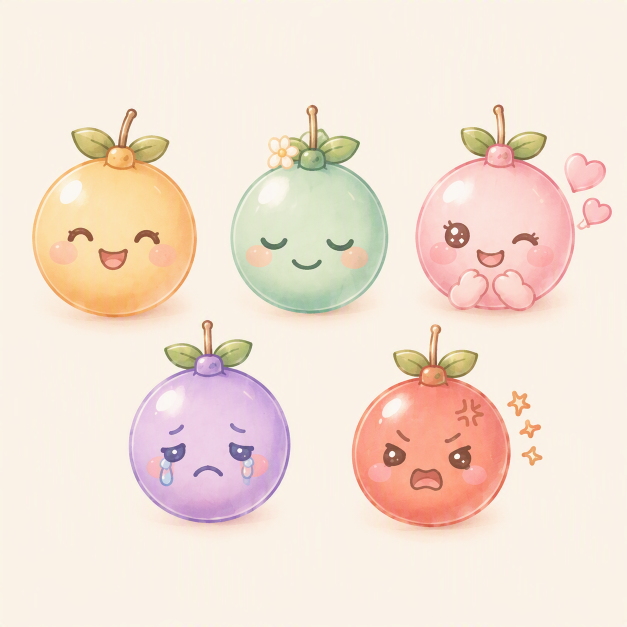
#> input picture src/assets/Designer (50).png, 1254 x 1254 px (shown at 1/2 size)
$ python fix_sizes.py
#> lines starting #> are read from the running program, lines starting #| are printed output that depends on the picture
import sys
import os
import math
from PIL import Image, ImageDraw

def create_perfect_crop(img, center, crop_size, name):
    cx, cy = center
    half = crop_size / 2.0

    # We use fractional coordinates for smooth resizing if needed, but int for crop
    box = (int(cx - half), int(cy - half), int(cx + half), int(cy + half))
    crop = img.crop(box)

    # Resize to exactly 420x420 so they all have the same output size
    TARGET_SIZE = 420
    crop = crop.resize((TARGET_SIZE, TARGET_SIZE), Image.Resampling.LANCZOS)

    # Create radial alpha mask based on target size
    mask = Image.new('L', (TARGET_SIZE, TARGET_SIZE), 0)

    # 38% radius = 160px, 49% radius = 205px
    R1 = int(TARGET_SIZE * 0.38)
    R2 = int(TARGET_SIZE * 0.49)

    pixels = mask.load()
    center_x, center_y = TARGET_SIZE/2, TARGET_SIZE/2
    for y in range(TARGET_SIZE):
        for x in range(TARGET_SIZE):
            dist = math.sqrt((x - center_x)**2 + (y - center_y)**2)
            if dist <= R1:
                pixels[x,y] = 255
            elif dist >= R2:
                pixels[x,y] = 0
            else:
                pixels[x,y] = int(255 * (1 - (dist - R1) / (R2 - R1)))

    # Apply mask
    crop.putalpha(mask)

    out_path = os.path.join("src/assets", name)
    crop.save(out_path, "PNG")
    print(f"Created {out_path} (Crop Size: {crop_size})")

img = Image.open("src/assets/Designer (50).png").convert("RGBA")

fruits = [
    ("Happy.png", (240, 440), 460),
    ("calm.png", (627, 418), 420),
    ("lovely.png", (1019, 395), 390),
    ("sad.png", (385, 855), 440),
    ("stress.png", (894, 850), 400)
]

for name, center, crop_size in fruits:
    create_perfect_crop(img, center, crop_size, name)
#> this loop made 5 passes
#> pass 1, in create_perfect_crop, `crop = img.crop(box)`:
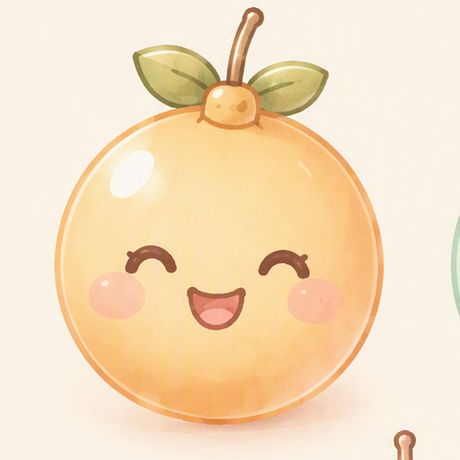
#> crop: PIL image 460x460 RGBA; mean R, G, B, A 246, 222.5, 191, 255
#> pass 1, in create_perfect_crop, `crop.save(out_path, "PNG")`:
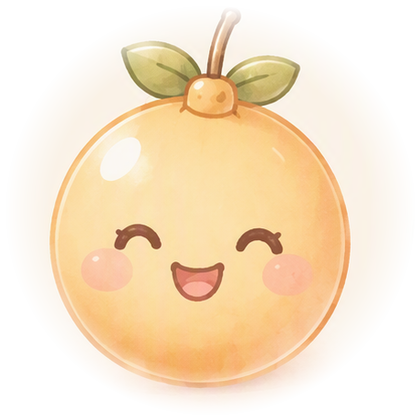
#> saved as Happy.png: PIL image 420x420 RGBA; mean R, G, B, A 246, 222.5, 191, 151.1; transparent parts drawn white

print("Done adjusting sizes and alignments!")

$ run again, with src/assets/Designer (51).png copied over src/assets/Designer (50).png
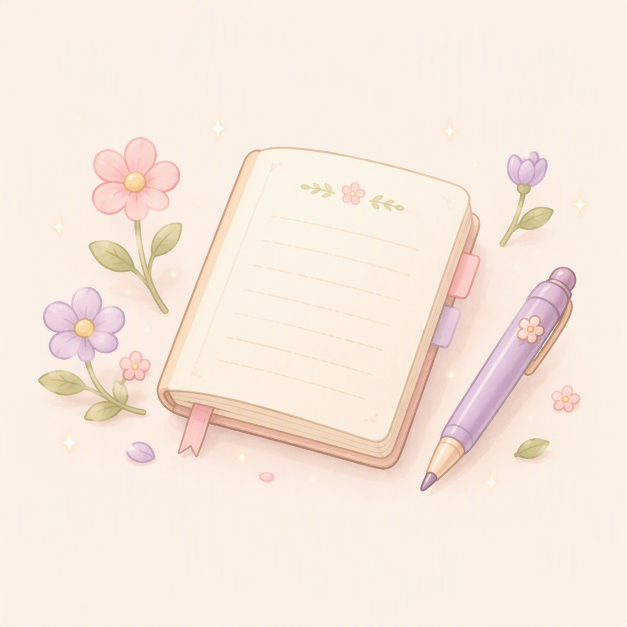
#> input picture src/assets/Designer (51).png, 1254 x 1254 px (shown at 1/2 size)
#> the loop `for name, center, crop_size in fruits:` made 5 passes
#> pass 1, in create_perfect_crop, `crop = img.crop(box)`:
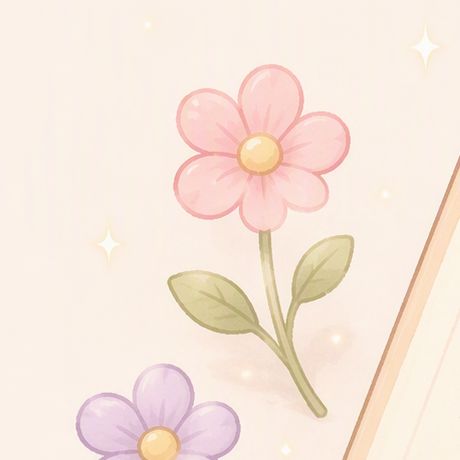
#> crop: PIL image 460x460 RGBA; mean R, G, B, A 247.6, 231.3, 220, 255
#> pass 1, in create_perfect_crop, `crop.save(out_path, "PNG")`:
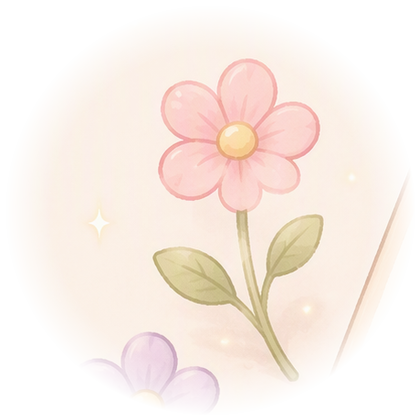
#> saved as Happy.png: PIL image 420x420 RGBA; mean R, G, B, A 247.6, 231.3, 220, 151.1; transparent parts drawn white

$ run again, with src/assets/Designer (67).png copied over src/assets/Designer (50).png
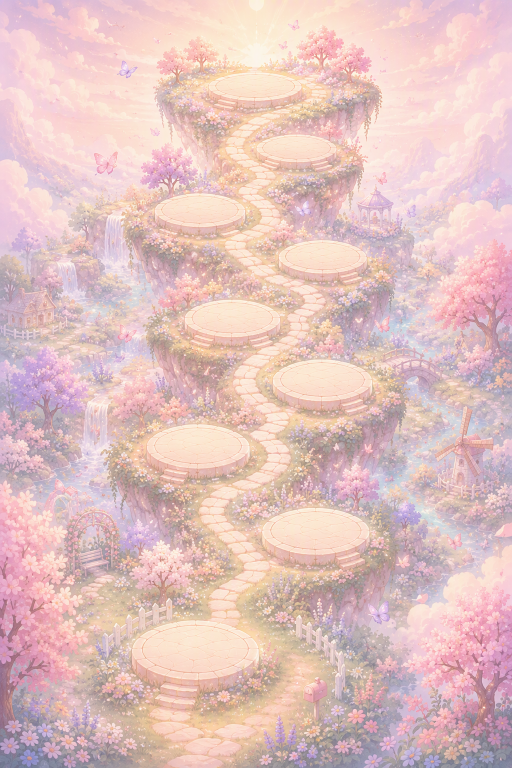
#> input picture src/assets/Designer (67).png, 1024 x 1536 px (shown at 1/2 size)
#> the loop `for name, center, crop_size in fruits:` made 5 passes
#> pass 1, in create_perfect_crop, `crop = img.crop(box)`:
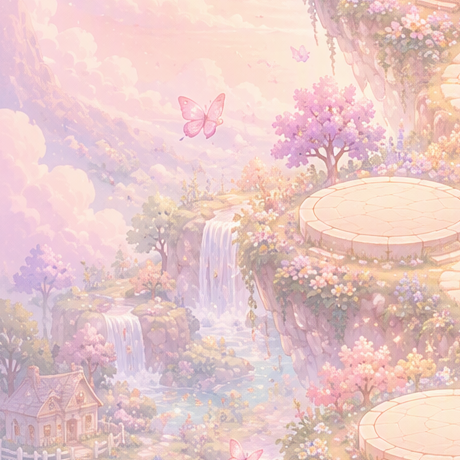
#> crop: PIL image 460x460 RGBA; mean R, G, B, A 232.1, 201.2, 199.8, 255
#> pass 1, in create_perfect_crop, `crop.save(out_path, "PNG")`:
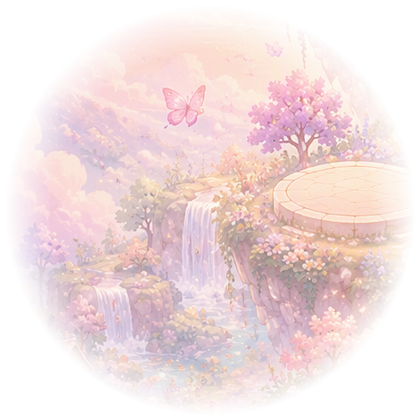
#> saved as Happy.png: PIL image 420x420 RGBA; mean R, G, B, A 232.1, 201.2, 199.8, 151.1; transparent parts drawn white
